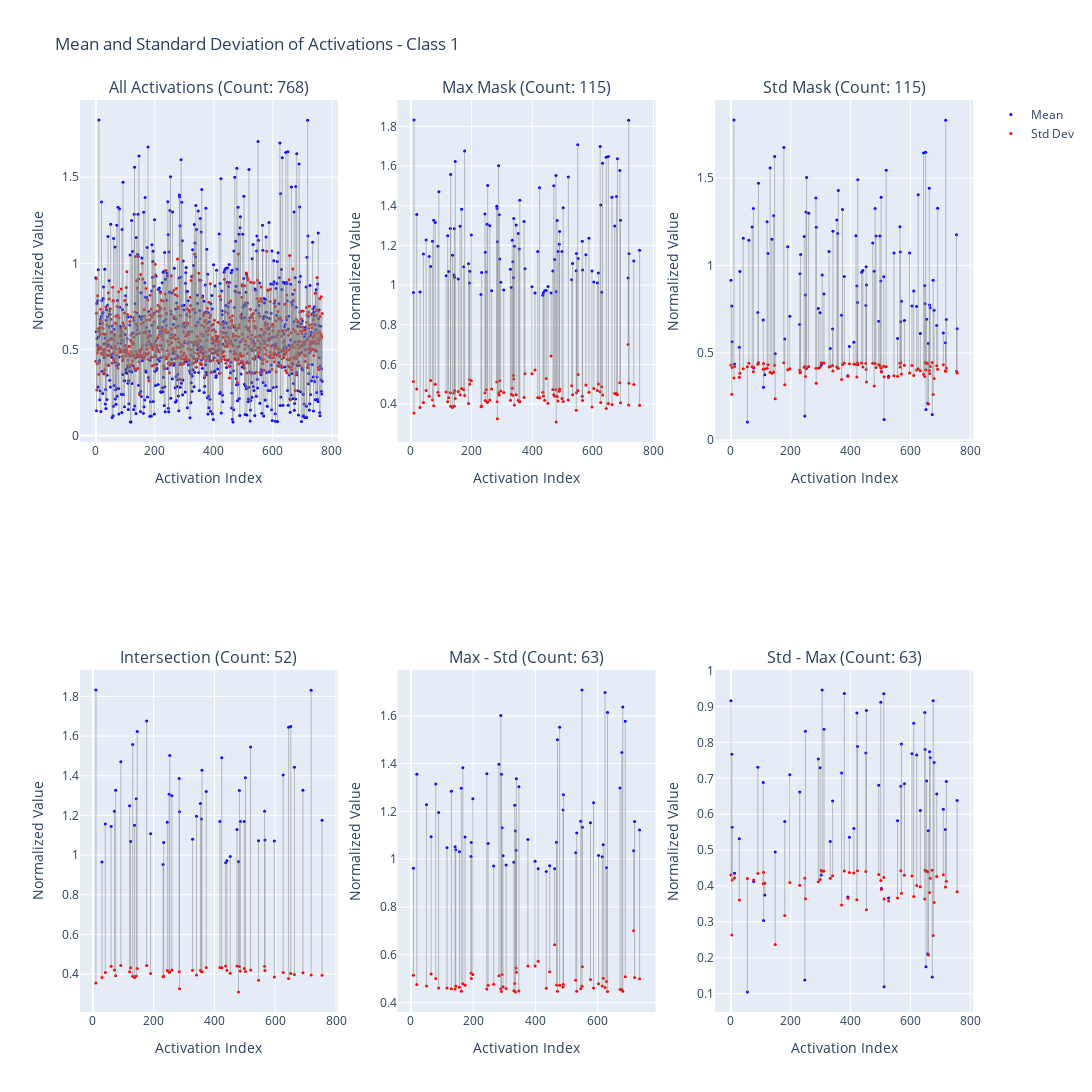
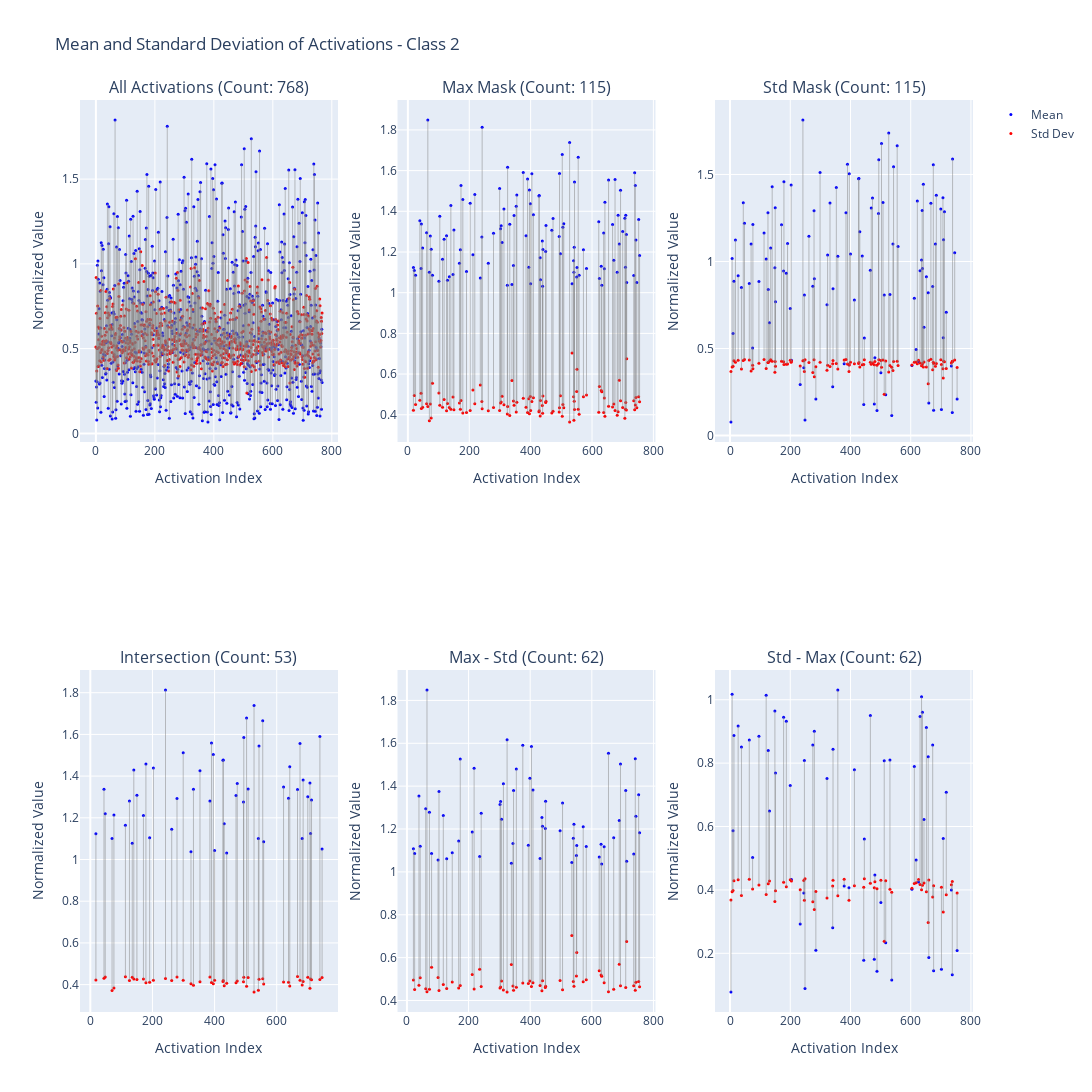

The code cell stored with these charts, in order, in its notebook:
### Code cell
import plotly.graph_objects as go
from plotly.subplots import make_subplots
import numpy as np
from ipywidgets import VBox, Output
from utilities import compute_masks
from IPython.display import display

output_widgets = []

for i, fc1 in enumerate(all_fc_vals):
    fc1 = np.array(fc1)
    mask_max, mask_std, mask_intersection, mask_max_low_std = compute_masks(fc1, 0.15)
    
    m = np.mean(np.abs(fc1), axis=0)
    s = np.std(fc1, axis=0)
    min_val = np.min(fc1, axis=0)
    max_val = np.max(fc1, axis=0)
    
    # Normalize std and mean
    s_norm = (s - min_val) / (max_val - min_val)
    m_norm = m#(m - min_val) / (max_val - min_val)
    
    # Create indices for different masks
    indices_max = np.where(mask_max == 0)[0]
    indices_std = np.where(mask_std == 0)[0]
    indices_intersection = np.intersect1d(indices_max, indices_std)
    indices_max_minus_std = np.setdiff1d(indices_max, indices_std)
    indices_std_minus_max = np.setdiff1d(indices_std, indices_max)
    
    # Count the indices in each set
    count_all = len(m_norm)
    count_max = len(indices_max)
    count_std = len(indices_std)
    count_intersection = len(indices_intersection)
    count_max_minus_std = len(indices_max_minus_std)
    count_std_minus_max = len(indices_std_minus_max)
    
    out = Output()
    with out:
        # Create subplots with counts in titles
        fig = make_subplots(rows=2, cols=3, 
                            subplot_titles=(f"All Activations (Count: {count_all})",
                                            f"Max Mask (Count: {count_max})", 
                                            f"Std Mask (Count: {count_std})", 
                                            f"Intersection (Count: {count_intersection})",
                                            f"Max - Std (Count: {count_max_minus_std})", 
                                            f"Std - Max (Count: {count_std_minus_max})"))
        
        # Helper function to add traces
        def add_traces(indices, row, col):
            indices_list = list(indices)  # Convert range or numpy array to list
            fig.add_trace(
                go.Scatter(
                    x=indices_list,
                    y=m_norm[indices_list],
                    mode='markers',
                    name='Mean',
                    marker=dict(size=3, color='blue'),
                    showlegend=(row == 1 and col == 1)
                ),
                row=row, col=col
            )
            fig.add_trace(
                go.Scatter(
                    x=indices_list,
                    y=s_norm[indices_list],
                    mode='markers',
                    name='Std Dev',
                    marker=dict(size=3, color='red'),
                    showlegend=(row == 1 and col == 1)
                ),
                row=row, col=col
            )
            for j in indices_list:
                fig.add_trace(
                    go.Scatter(
                        x=[j, j],
                        y=[m_norm[j], s_norm[j]],
                        mode='lines',
                        line=dict(color='gray', width=0.5),
                        showlegend=False
                    ),
                    row=row, col=col
                )
        
        # Add traces for all activations
        add_traces(range(len(m_norm)), 1, 1)
        
        # Add traces for other plots
        add_traces(indices_max, 1, 2)
        add_traces(indices_std, 1, 3)
        add_traces(indices_intersection, 2, 1)
        add_traces(indices_max_minus_std, 2, 2)
        add_traces(indices_std_minus_max, 2, 3)
        
        # Update layout
        fig.update_layout(
            title=f'Mean and Standard Deviation of Activations - Class {i+1}',
            height=1200,
            width=1800,
            hovermode='closest'
        )
        
        # Update x and y axis labels for all subplots
        for row in range(1, 3):
            for col in range(1, 4):
                fig.update_xaxes(title_text="Activation Index", row=row, col=col)
                fig.update_yaxes(title_text="Normalized Value", row=row, col=col)
        
        display(fig)
    
    output_widgets.append(out)

# Display all figures in a vertical box
# display(VBox(output_widgets))
